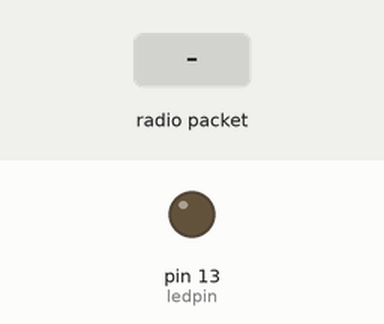
Simulated run of this sketch. Board: Arduino Uno, built with avr-gcc and run on an emulated ATmega328P. Parts: output pins drawn as LEDs (lit = HIGH). Inputs (shaded band) come from the test bench. No radio packets arrive unless stated.

Above: at 1.2 s.
1.3 s: radio packet "1" arrives
At 2.2 s:
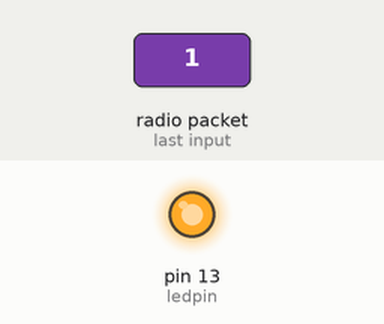
Timing chart, 0 to 4.3 s (numbered marks = the images above; inputs shaded):
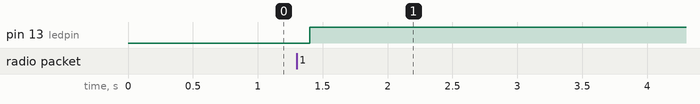

The sketch:

receiver_arduino_code.ino
```cpp
// receiver sketch

#include <Wire.h>
#include <VirtualWire.h>
int sensorInput;    //The variable we will use to store the sensor input
int ledpin = 13;
int sensePin = A0;  //This is the Arduino Pin that will read the sensor output

void setup()
{
   Serial.begin(9600); //Start the Serial Port at 9600 baud (default)
vw_set_rx_pin(12);       //Sets pin D12 as the RX Pin
  vw_setup(2000);       // Bits per sec
  vw_rx_start();           // Start the receiver PLL running
  pinMode(ledpin, OUTPUT);

}

void loop()
{
 // digitalWrite(ledpin, HIGH);
  uint8_t buf[VW_MAX_MESSAGE_LEN];
   uint8_t buflen = VW_MAX_MESSAGE_LEN;
  if( vw_get_message(buf, &buflen))
      {
        digitalWrite(ledpin, HIGH);
          Serial.println("");
      }

delay(200);

}
```

Measured:
- after the input at 1.3 s, pin 13 (ledpin): LOW → HIGH after 0.10 s
